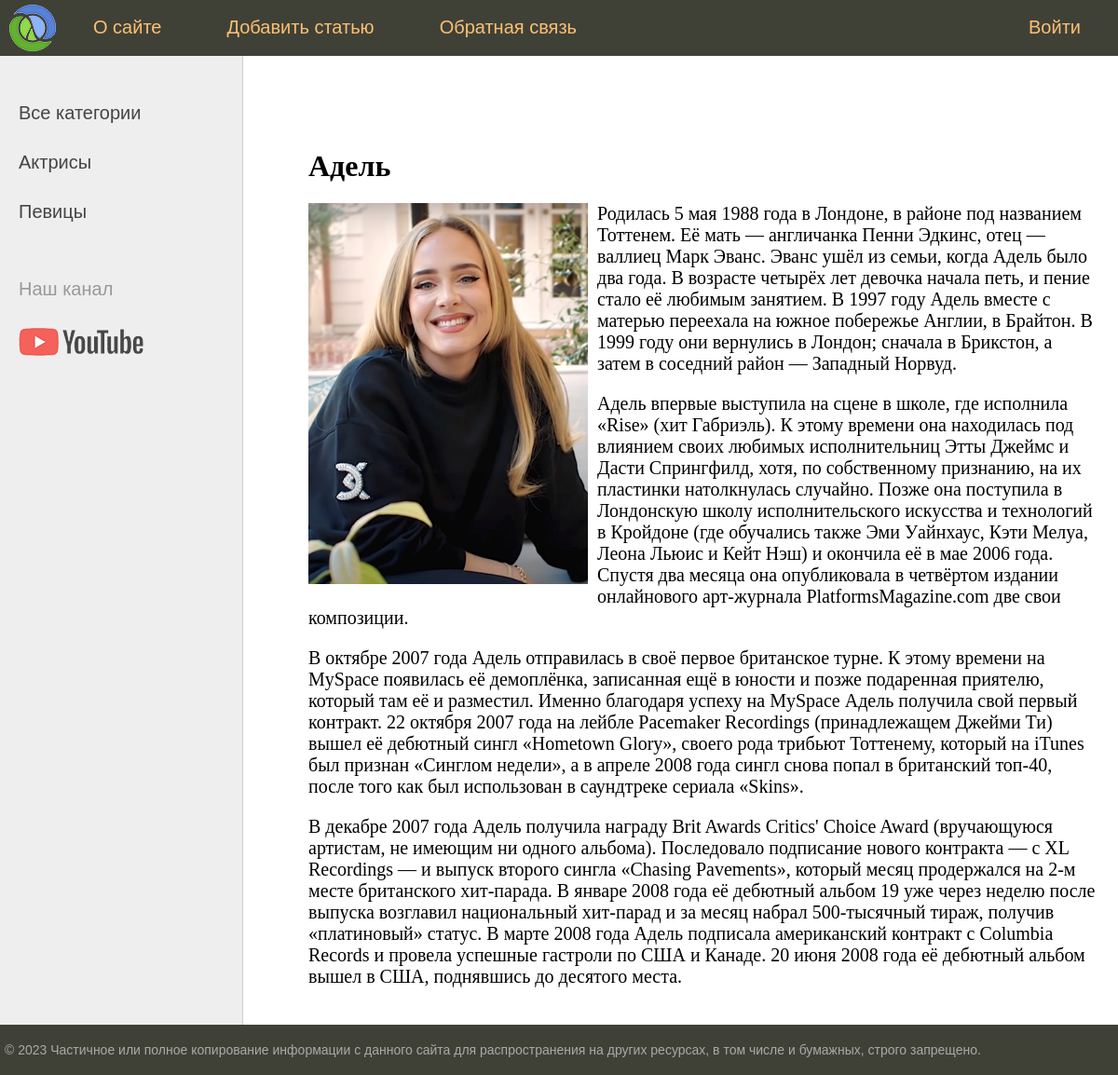
The page /post/adele/ on the database its author committed.
### women/models.py (models this page shows, shortened)
class Category(models.Model):
    name = models.CharField(max_length=100, db_index=True, verbose_name='Категория')
    slug = models.SlugField(max_length=255, unique=True, db_index=True, verbose_name="URL")
    def get_absolute_url(self):
        return reverse('category', kwargs={'cat_slug': self.slug})
    class Meta:
        verbose_name = 'Категории'
        verbose_name_plural = 'Категории'
        ordering = ['id']

class Women(models.Model):
    title = models.CharField(max_length=255, verbose_name='Заголовок')
    slug = models.SlugField(max_length=255, unique=True, db_index=True, verbose_name="URL")
    content = models.TextField(blank=True, verbose_name='Текст статьи')
    photo = models.ImageField(upload_to="photos/%Y/%m/%d/", verbose_name='Фото')
    time_create = models.DateTimeField(auto_now_add=True, verbose_name='Время создания')
    time_update = models.DateTimeField(auto_now=True, verbose_name='Время изменения')
    is_published = models.BooleanField(default=True, verbose_name='Публикация')
    cat = models.ForeignKey('Category', on_delete=models.PROTECT, verbose_name='Категория')
    class Meta:
        verbose_name = 'Известные женщины'
        verbose_name_plural = 'Известные женщины'
        ordering = ['-time_create', 'title']

### women/views.py (the view)
# urls.py: path('post/<slug:post_slug>/', show_post, name='post'),
def show_post(request, post_slug):
    post = get_object_or_404(Women, slug=post_slug)
    context = {
        'post': post,
        'menu': menu,
        'title': post.title,
        'cat_selected': post.cat.slug,
    }
    return render(request, 'women/post.html', context=context)

### women/templatetags/women_tags.py (called while the page is built)
@register.inclusion_tag('women/list_categories.html')
def show_categories(sort=None, cat_selected=0):
    if not sort:
        cats = Category.objects.all()
    else:
        cats = Category.objects.order_by(sort)
    return {"cats": cats, "cat_selected": cat_selected}

### women/templates/women/post.html
{% extends 'women/base.html' %}
{% block content %}
<h1>{{post.title}}</h1>
{% if post.photo %}
<p><img class="img-article-left" src="{{post.photo.url}}"></p>
{% endif %}
{{post.content|linebreaks}}
{% endblock %}

### women/templates/women/list_categories.html
{% for c in cats %}
	{% if c.pk == cat_selected %}
		<li class="selected">{{c.name}}</li>
	{% else %}
		<li><a href="{{ c.get_absolute_url }}">{{c.name}}</a></li>
	{% endif %}
{% endfor %}

### women/static/women/css/styles.css (style rules this page uses)
html, body { font-family: 'Arial'; margin: 0; padding: 0; height: 100%; width: 100%; color: #444; }
a { color: #0059b2; text-decoration: none; }
img { max-width: 600px; height: auto; }
img.img-article-left { max-width: 300px; height: auto; float: left; padding: 0 10px 10px 0; }
.left-chapters ul li { margin: 30px 0 0 0; color: #999; }
.left-chapters ul li a { color: #444; text-decoration: none; }
.content-text h1 { font-size: 32px; }

### rows shown on the page
Category: name "Актрисы"
Category: name "Певицы"
Women: title "Адель", photo (picture), content "Родилась 5 мая 1988 года в Лондоне, в районе под названием Тоттенем. Её мать — англичанка Пенни Эдкинс, отец — валлиец Марк Эванс. Эванс ушёл из семьи, когда Адель было два года. В возрасте четырёх лет девочка начала петь, и пение стало её любимым занятием. В 1997 году Адель вместе с матерью переехала на южное побережье Англии, в Брайтон. В 1999 году они вернулись в Лондон; сначала в Брикстон, а затем в соседний район — Западный Норвуд. Адель впервые выступила на сцене в школе, где исполнила «Rise» (хит Габриэль). К этому времени она находилась под влиянием своих любимых исполнительниц Этты Джеймс и Дасти Спрингфилд, хотя, по собственному признанию, на их пластинки натолкнулась случайно.…"

### other values the page prints
{{ m.title }} "О сайте" "Добавить статью" "Обратная связь"
{{ m.title }} "Войти"
